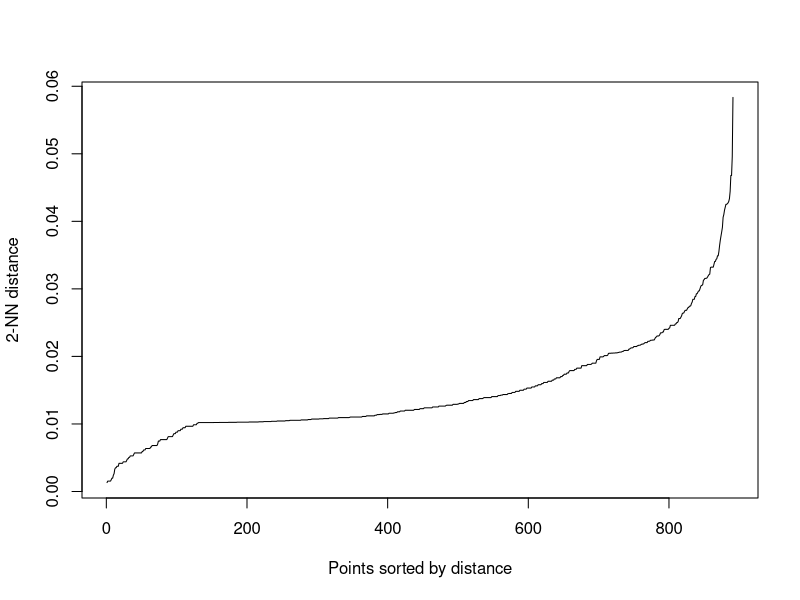
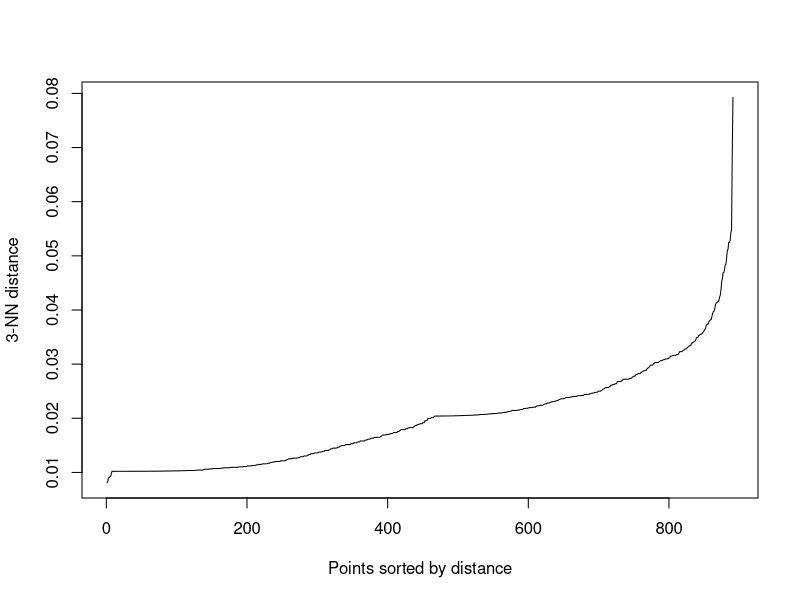
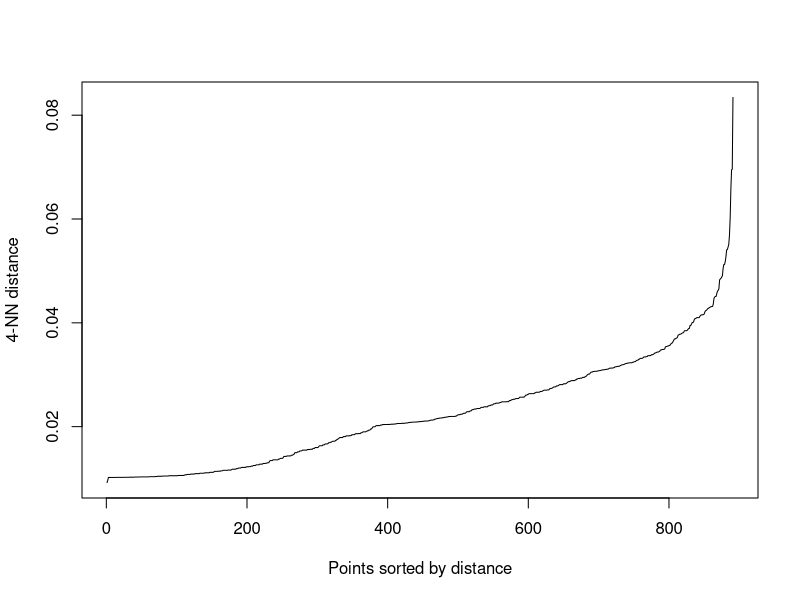
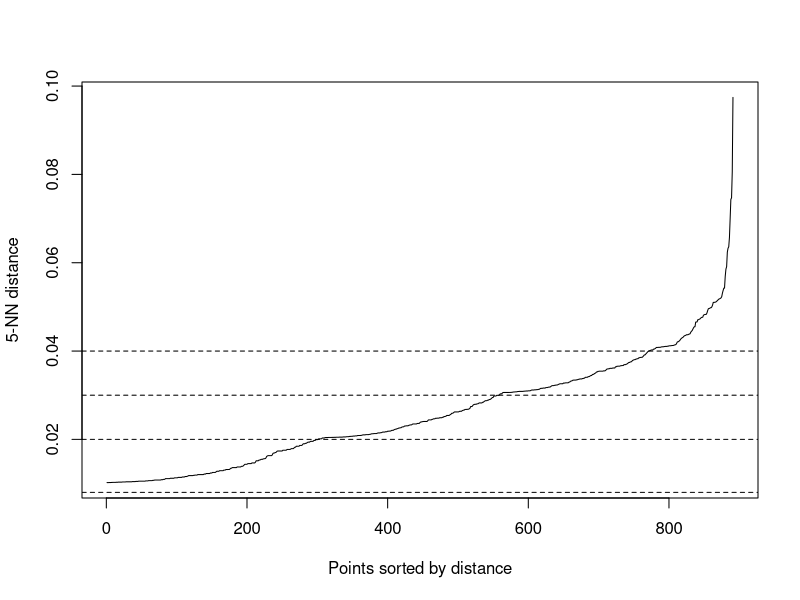
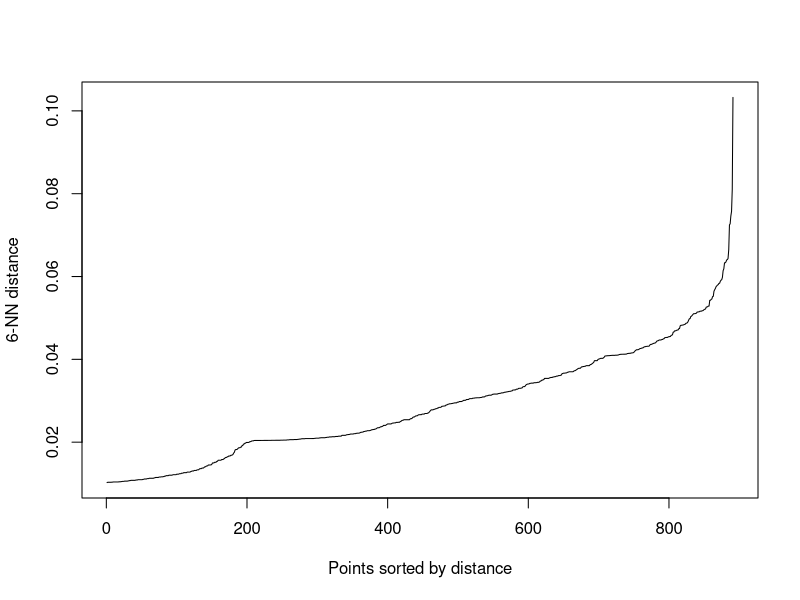
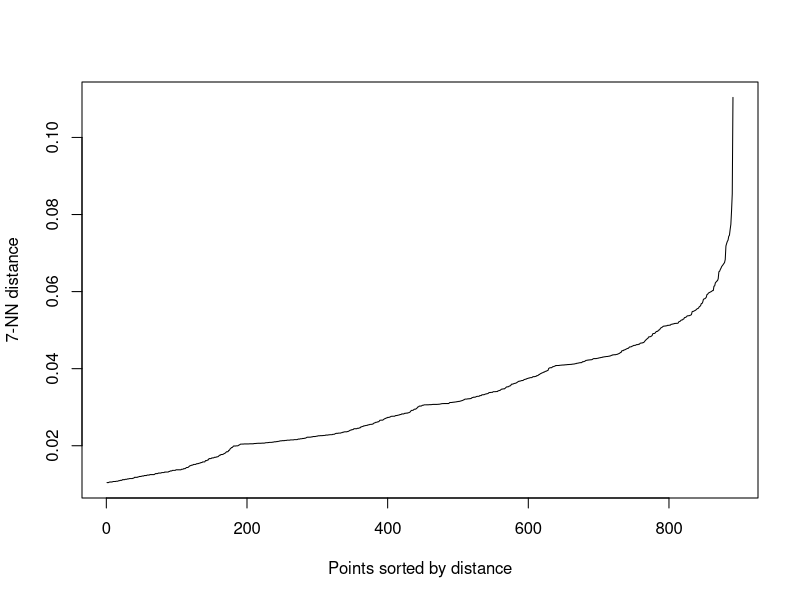
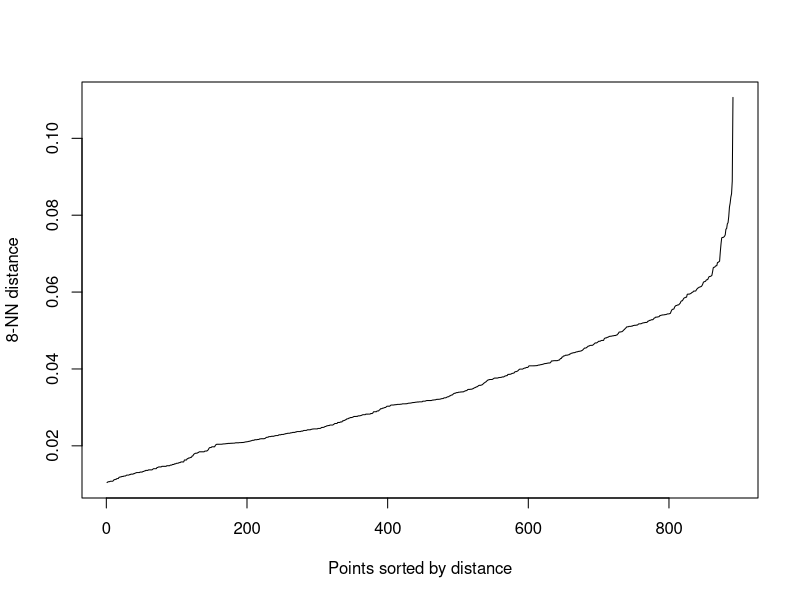
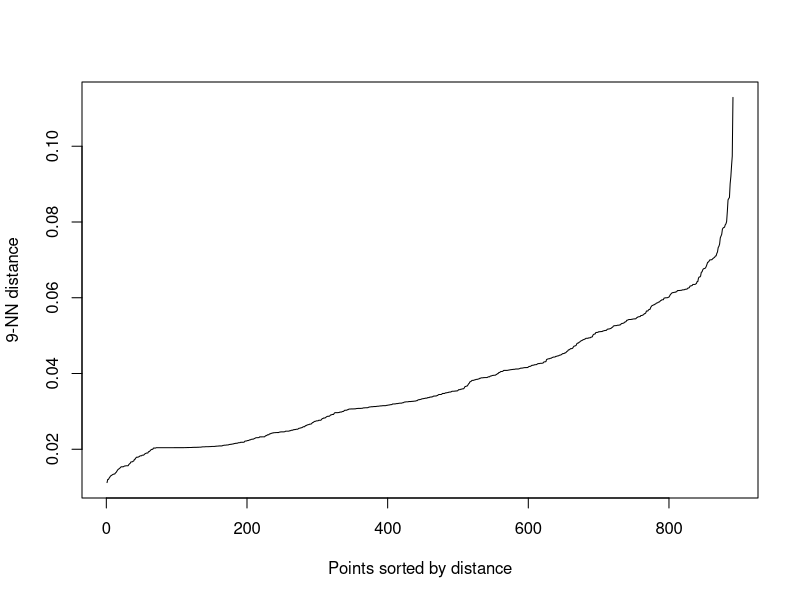

Generate these figures, in order, with R: (Note: this script raises an error after producing the figures.)
library("fpc")
library("dbscan")
setwd("../Desktop/masters/data_mining/coursework")

dataset = read.csv("regional_covid_data.csv")
head(dataset)
str(dataset)

# Drop areaType and areaCode columns, these are unnecessary
dataset = subset(dataset, select = -c(areaType, areaCode))

# Remove null values from the dataset
dataset = dataset[rowSums(is.na(dataset)) == 0,]

# Convert dataset areaNames to numerical values - Label encoding
# Get unique area names into vector
regions = unique(dataset$areaName)

#Convert to numeric values and set dataset$areaNames to numeric values
dataset$areaName = as.numeric(factor(dataset$areaName, levels=regions))

# Convert dates from chr format to valid date format
dataset$date = as.Date(dataset$date, "%d/%m/%Y")


# Select records within specific range
dataset = dataset[dataset$date >= as.Date("2020-04-01"),] # Beginning of dataset
dataset = dataset[dataset$date >= as.Date("2020-09-01"),] # Recent lockdown selection


# Convert the dates to ordered integer of days since first selected record in dataset
dataset$date = as.numeric(dataset$date - min(dataset$date, na.rm = TRUE))

# Standardise date numbers to be between 0 and 1
dataset$stdDate = dataset$date - min(dataset$date, na.rm = TRUE)
dataset$stdDate = dataset$date / max(dataset$date, na.rm = TRUE)
# Standardise the rolling average
dataset$stdRollRate = dataset$newCasesBySpecimenDateRollingRate - min(dataset$newCasesBySpecimenDateRollingRate, na.rm = TRUE)
dataset$stdRollRate = dataset$newCasesBySpecimenDateRollingRate / max(dataset$newCasesBySpecimenDateRollingRate, na.rm = TRUE)




dataMatrix = cbind(dataset$stdDate, dataset$stdRollRate)
nonStdDataMatrix = cbind(dataset$date, dataset$newCasesBySpecimenDateRollingRate)
colnames(dataMatrix) = c("Date", "RollRate")
colnames(nonStdDataMatrix) = c("Date", "RollRate")
#plot(dataMatrix)

kNNdistplot(dataMatrix, k=2)
kNNdistplot(dataMatrix, k=3)
kNNdistplot(dataMatrix, k=4)
kNNdistplot(dataMatrix, k=5)
abline(h = 0.04, lty = 2)
abline(h = 0.03, lty = 2)
abline(h = 0.02, lty = 2)
abline(h = 0.008, lty = 2)

kNNdistplot(dataMatrix, k=6)
kNNdistplot(dataMatrix, k=7)
kNNdistplot(dataMatrix, k=8)
kNNdistplot(dataMatrix, k=9)
kNNdistplot(dataMatrix, k=10)
kNNdistplot(dataMatrix, k=15)
kNNdistplot(dataMatrix, k=20)

# DBScan
dbscanOut = dbscan(dataMatrix, eps=0.02, MinPts = 3) # The best one for Sept data
dbscanOut = dbscan(dataMatrix, eps=0.008, MinPts = 2) # The one for all time data - doesn't work well
dbscanOut = dbscan(dataMatrix, eps=0.03, MinPts = 3)
dbscanOut = dbscan(dataMatrix, eps=0.03, MinPts = 5)
dbscanOut = dbscan(dataMatrix, eps=0.04, MinPts = 5)
dbscanOut = dbscan(dataMatrix, eps=0.06, MinPts = 9)

plot(dbscanOut, nonStdDataMatrix)

# Conclusion - DBScan is ok for seeing overall groupings, like maybe tier 2 and below (see Sept data)
# Not so good for general conclusions with large numbers of data



# Chart analysis
westMid = dataset[dataset$areaName == 5,]
plot(westMid$date, westMid$newCasesBySpecimenDateRollingRate, xlab="Date", ylab="New Cases, Rolling Rate", pch=19)
plot(westMid$date, westMid$newCasesBySpecimenDate, xlab="Date", ylab="New Cases, Rolling Rate", pch=19)

septStats = dataset[(dataset$areaName == 5 || dataset$areaName ==  8) & dataset$date >= as.Date("2020-09-01"),]
plot(westMidRecent$date, westMidRecent$newCasesBySpecimenDate, xlab="Date", ylab="New Cases", pch=19, main="COVID-19 West Midlands new cases per day since Sept")

southEastRecent = dataset[dataset$areaName == 8 & dataset$date >= as.Date("2020-09-01"),]

septStats = dataset[(dataset$areaName == 5 | dataset$areaName ==  8) & dataset$date >= as.Date("2020-09-01"),]
plot(septStats$date, septStats$newCasesBySpecimenDate, col=septStats$areaName, xlab="Date", ylab="New Cases", pch=19, 
    main="COVID-19, New cases per day since Sept")
legend("topleft", legend=c("West Mid", "South"), col=c(5,8), pch=19)

regionStats = dataset[dataset$date >= as.Date("2020-11-01"),]
plot(regionStats$date, regionStats$newCasesBySpecimenDate, col=regionStats$areaName, xlab="Date", ylab="New Cases", pch=19, 
     main="COVID-19, New cases per day since Sept")
legend("topleft", legend=regions[1:9], col=c(1:9), pch=19)

regionStats = dataset[dataset$date >= as.Date("2020-09-01"),] #& dataset$areaName <= 8
plot(regionStats$date, regionStats$newCasesBySpecimenDateRollingRate, col=regionStats$areaName, xlab="Date", ylab="New Cases", pch=19, 
     main="COVID-19, Average cases per week since September")
legend("topleft", legend=regions[1:9], col=c(1:9), pch=19)

# Cummulative Deaths Graph
dataset = dataset[dataset$date >= as.Date("2020-10-01"),]
plot(dataset$date, dataset$newDeathsByDeathDate, col=dataset$areaName, xlab="Date", ylab="Deaths per 100k", pch=19, 
     main="COVID-19, Cummulative Deaths")
legend("topleft", legend=regions[1:9], col=c(1:9), pch=19)
